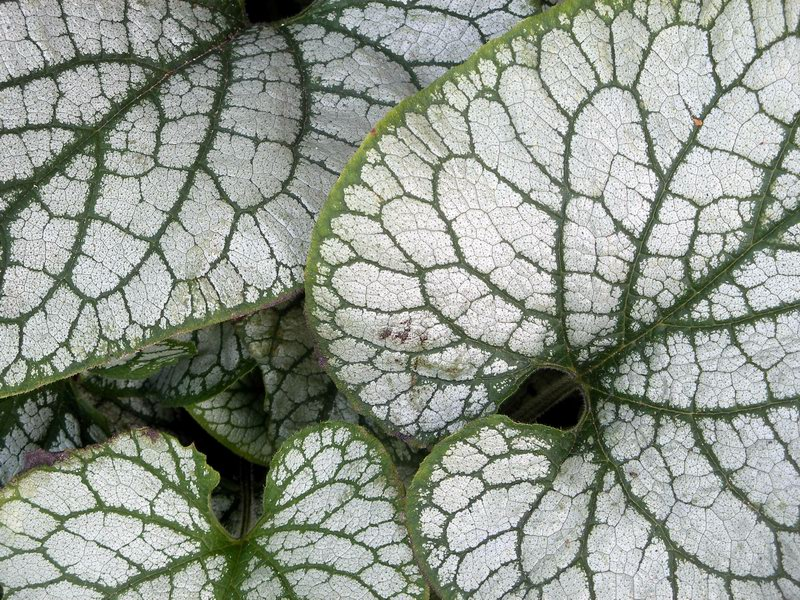
#> input picture Fractal.jpg, 800 x 600 px
$ jupyter execute CH02_SEC06_2_Compress.ipynb
#> lines starting #> are read from the running program, lines starting #| are printed output that depends on the picture; after the words box and inside, x2 and y2 are one past the last pixel; in counts of white or black regions, pixels touching at a corner belong together; long printed decimals are rounded
[cell 1]
from matplotlib.image import imread
import numpy as np
import matplotlib.pyplot as plt
import os
plt.rcParams['figure.figsize'] = [12, 8]
plt.rcParams.update({'font.size': 18})

A = imread(os.path.join('Fractal.jpg'))
#> A is the input picture: shape (600, 800, 3); mean R, G, B 147, 154, 143.9
B = np.mean(A, -1); # Convert RGB to grayscale
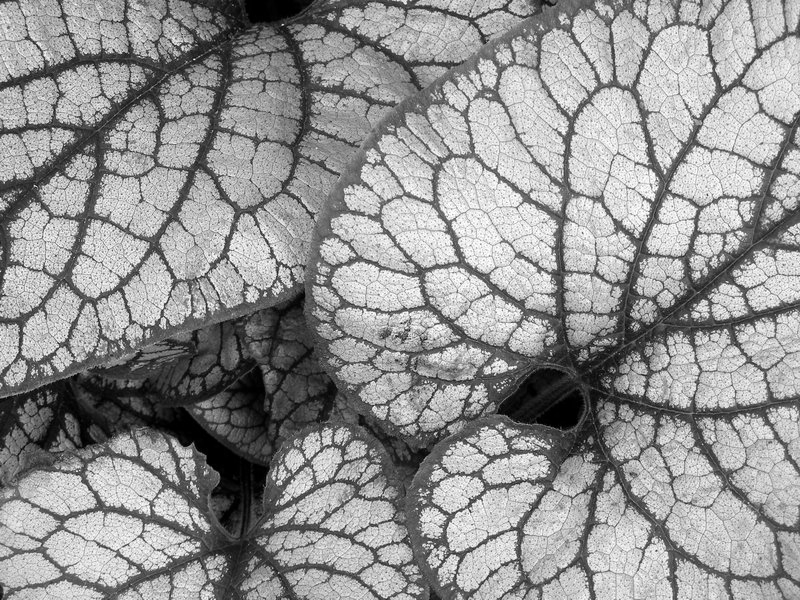
#> B: shape (600, 800) float64; min 0, max 255, mean 148.3

Bt = np.fft.fft2(B)
Btsort = np.sort(np.abs(Bt.reshape(-1))) # sort by magnitude

# Zero out all small coefficients and inverse transform
for keep in (0.1, 0.05, 0.01, 0.002):
    thresh = Btsort[int(np.floor((1-keep)*len(Btsort)))]
    print(thresh)
    ind = np.abs(Bt)>thresh          # Find small indices
    Atlow = Bt * ind                 # Threshold small indices
    Alow = np.fft.ifft2(Atlow).real  # Compressed image
    plt.figure()
    plt.imshow(Alow,cmap='gray')
    plt.axis('off')
    plt.title('Compressed image: keep = ' + str(keep))
#> this loop made 4 passes
#> thresh on passes 1 to 4: 32960.7, 46814, 121596.9, 287182
#| 32960.672
#| 46814.048
#| 121596.890
#| 287181.973
#> pass 1, `ind = np.abs(Bt)>thresh`:
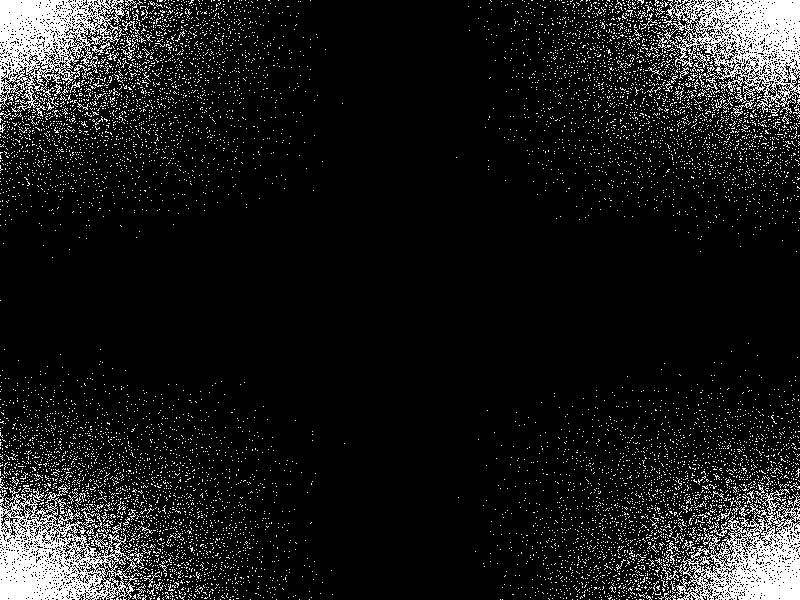
#> ind: shape (600, 800) bool; 10% white in thin lines or dots
#> pass 1, `Alow = np.fft.ifft2(Atlow).real`:
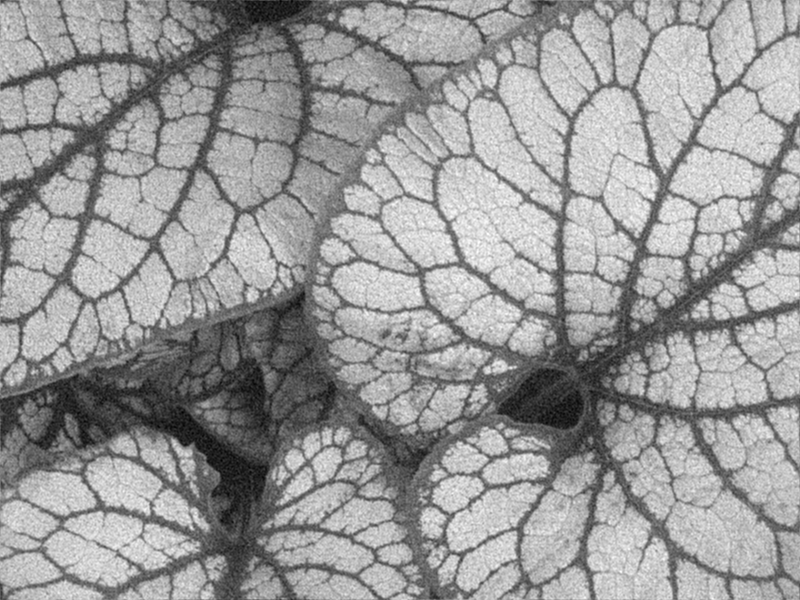
#> Alow: shape (600, 800) float64; min -35.65, max 269.9, mean 148.3; drawn with min black and max white
#> pass 2, `ind = np.abs(Bt)>thresh`:
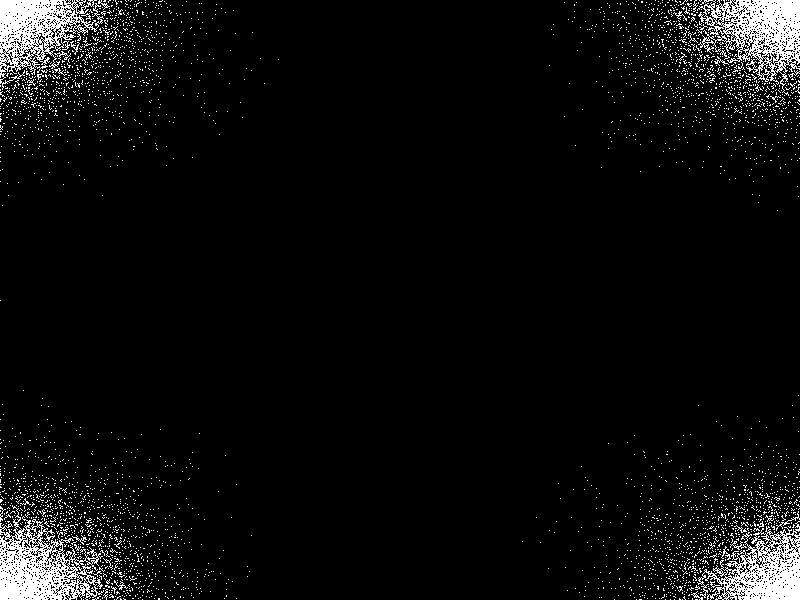
#> ind: shape (600, 800) bool; 5% white; 3765 white regions (3736 under 20 px), largest, box (x1, y1, x2, y2) and area: (0, 505, 104, 600) 4414, (697, 0, 800, 96) 4407, (0, 0, 104, 90) 3937
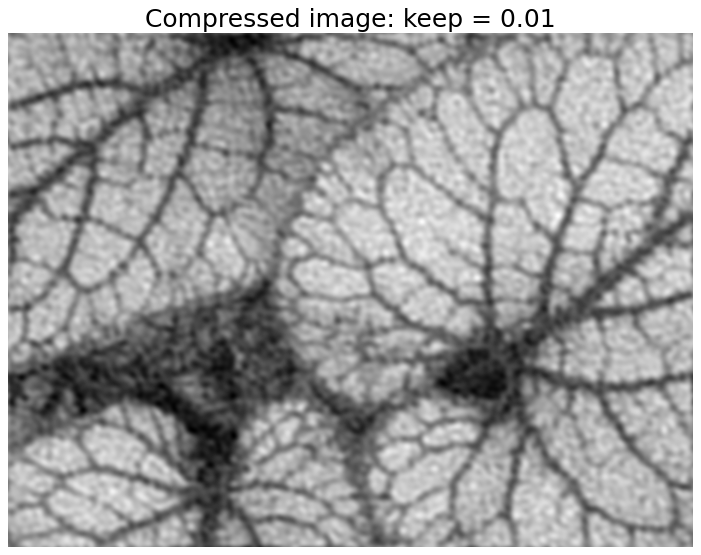
#> figure drawn by matplotlib, 1 panel
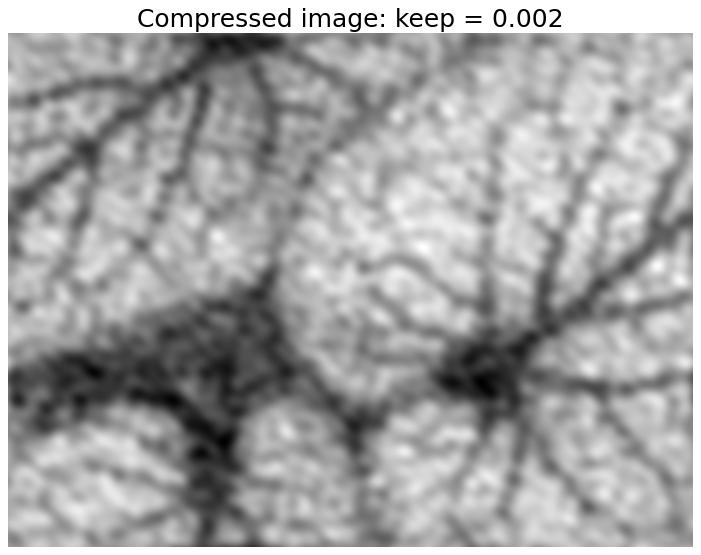
#> figure drawn by matplotlib, 1 panel

[cell 2]
keep = 0.1
thresh = Btsort[int(np.floor((1-keep)*len(Btsort)))]
#> thresh = 32960.7
ind = np.abs(Bt)>thresh          # Find small indices
Atlow = Bt * ind                 # Threshold small indices
Alow = np.fft.ifft2(Atlow).real

[cell 3]
ans=0;
for i in range(Alow.shape[0]):
    for j in range(Alow.shape[1]):
        if Alow[i,j]<=127.2: #considering the 255/2 is the intensity where the black spots are there (the fractals)
            ans = ans+1
#> after the loop, ans = 168858

[cell 4]
print(ans)
#| 168858

[cell 5]
total = Atlow.shape[0]*Atlow.shape[1]
#> total = 480000

[cell 6]
ratio = ans / total
#> ratio = 0.352
print(ratio)
#| 0.3518

#### The size is same for both since, fft2 doesnt discard any of the pixels

[cell 7]
Alow.shape[0]
#> Out = 600

[cell 8]
B.shape
#> Out = (600, 800)

[cell 9]
Bt.shape
#> Out = (600, 800)

[cell 10]
print(ind)
#> (printed output is left out)

[cell 11]
print(Bt)
#> (printed output is left out)

[cell 12]
print(thresh)
#| 32960.672

$ run again, with dog.jpg copied over Fractal.jpg
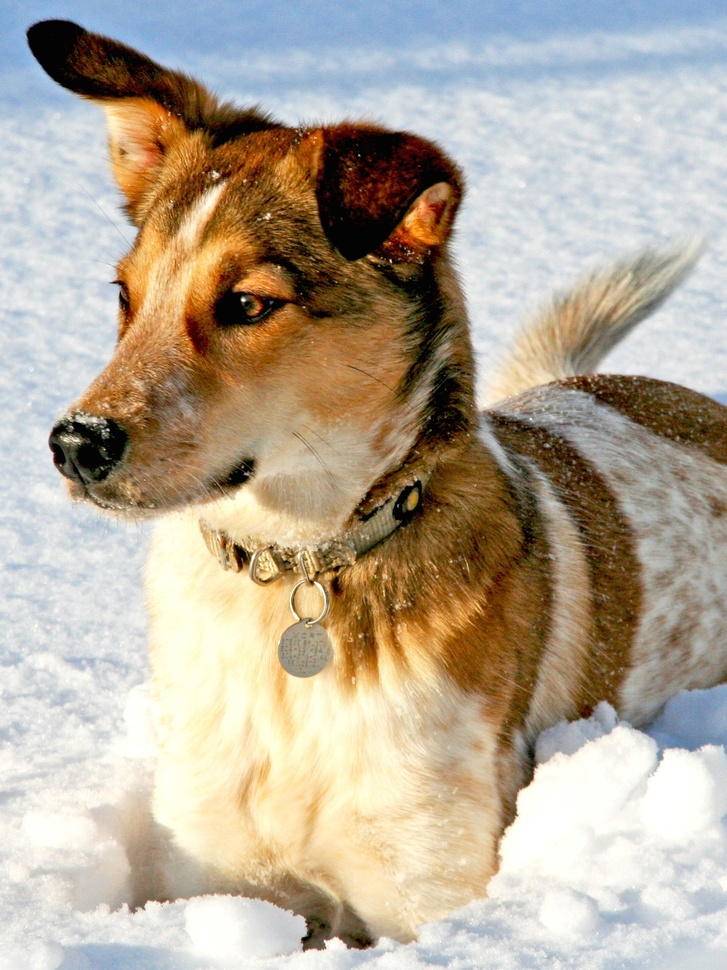
#> input picture dog.jpg, 727 x 970 px, shrunk from 1500 x 2000 before the run
#> A is the input picture: shape (970, 727, 3); mean R, G, B 181.4, 169.5, 152
#> the loop `for keep in (0.1, 0.05, 0.01, 0.002):` made 4 passes
#> thresh on passes 1 to 4: 13678.1, 21531.7, 66746.6, 236923.7
#> (printed output is left out)
#> pass 1, `ind = np.abs(Bt)>thresh`:
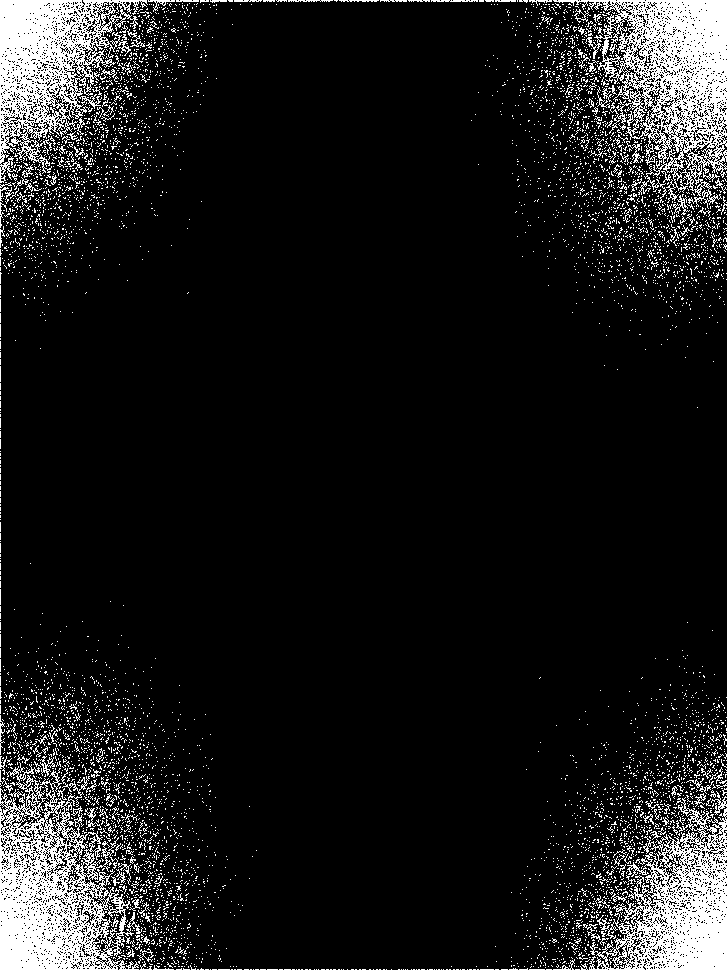
#> ind: shape (970, 727) bool; 10% white; 6167 white regions (6025 under 20 px), largest, box (x1, y1, x2, y2) and area: (553, 0, 727, 209) 14218, (0, 762, 143, 970) 14173, (0, 0, 148, 183) 11422
#> `[cell 1] from matplotlib.image import imread import numpy as np import..`:
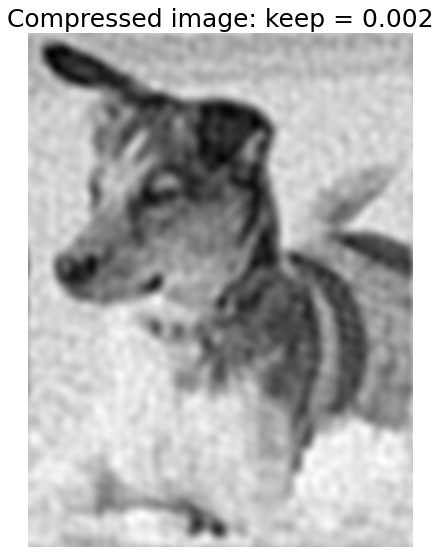
#> figure drawn by matplotlib, 1 panel
#> `thresh = Btsort[int(np.floor((1-keep)*len(Btsort)))]`: thresh = 13678.1
#| 189348
#| 0.2685
#> (printed output is left out)
#> (printed output is left out)
#| 13678.143
